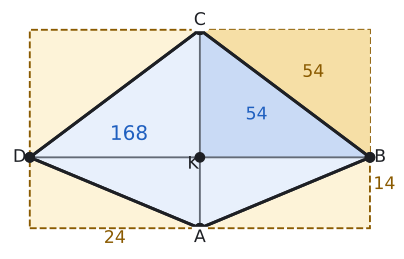

Write the Python code that produced this figure.
import sys; sys.path.insert(0, "tools")
from cizim import *

P = lambda x, y: np.array([float(x), float(y)])
uz = lambda U, V: round(float(np.linalg.norm(U - V)), 4)
def acisi(K, U, V):
    u, v = U - K, V - K
    return round(float(np.degrees(np.arccos(np.dot(u, v) / np.linalg.norm(u) / np.linalg.norm(v)))), 3)
def birim(U, V):
    t = (V - U) / np.linalg.norm(V - U); return t, np.array([-t[1], t[0]])
def cetik(U, V, n=1, renk=SOLUK, f=0.5):
    M = U + f * (V - U); t, m = birim(U, V)
    for i in range(n):
        c = M + (i - (n - 1) / 2) * 0.2 * S * t
        ax.plot(*zip(c - 0.22 * S * m, c + 0.22 * S * m), color=renk, lw=1.5)
def olcu(U, V, metin, d=0.5, renk=YAZI, fs=13, f=0.5, kutu=False):
    """[UV] üzerinde f oranındaki noktaya, U->V yönünün soluna d*S uzağa yazı (d < 0: sağına)."""
    M = U + f * (V - U); _, m = birim(U, V)
    ax.text(*(M + d * S * m), metin, ha="center", va="center", color=renk, fontsize=fs, zorder=7,
            bbox=dict(facecolor="white", edgecolor="none", pad=1.5) if kutu else None)
def dik_isareti(K, U, V, r=0.4):
    a_ = (U - K) / np.linalg.norm(U - K) * r * S; b_ = (V - K) / np.linalg.norm(V - K) * r * S
    ax.plot(*zip(K + a_, K + a_ + b_, K + b_), color=SOLUK, lw=1.3)
def harf(Q, metin, dx, dy, renk=YAZI, fs=13, kutu=False):
    ax.text(Q[0] + dx * S, Q[1] + dy * S, metin, ha="center", va="center", color=renk, fontsize=fs, zorder=7,
            bbox=dict(facecolor="white", edgecolor="none", pad=1.5) if kutu else None)
def cizgi(U, V, renk=YAZI, lw=2.2, ls="-"):
    ax.plot(*zip(U, V), color=renk, lw=lw, ls=ls)
def basla(xmin, xmax, ymin, ymax, en=5.0):
    global fig, ax
    fig, ax = sekil(en, en * (ymax - ymin) / (xmax - xmin))
    ax.set_aspect("equal"); ax.axis("off"); ax.set_xlim(xmin, xmax); ax.set_ylim(ymin, ymax)
def cokgen(noktalar, dolgu=None, kenar=YAZI, lw=2.2):
    if dolgu: ax.add_patch(patches.Polygon(noktalar, closed=True, facecolor=dolgu, edgecolor="none"))
    ax.plot(*zip(*(list(noktalar) + [noktalar[0]])), color=kenar, lw=lw)
    for Q in noktalar: nokta(ax, *Q, "")
def cerceve(noktalar, kenar=1.0):
    xs = [q[0] for q in noktalar]; ys = [q[1] for q in noktalar]
    return min(xs) - kenar * S, max(xs) + kenar * S, min(ys) - kenar * S, max(ys) + kenar * S
def deltoid(ak, ck, kb):
    """K orijinde; A altta, C üstte, D solda, B sağda. |AB| = |AD|, |CB| = |CD|."""
    return P(0, -ak), P(kb, 0), P(0, ck), P(-kb, 0), P(0, 0)
def koseler(A, B, C, D, r=0.5):
    harf(A, "A", 0, -r); harf(B, "B", r, 0); harf(C, "C", 0, r); harf(D, "D", -r, 0)
def alan_hesap(*Q):
    return round(abs(sum(Q[i][0] * Q[(i + 1) % len(Q)][1] - Q[(i + 1) % len(Q)][0] * Q[i][1] for i in range(len(Q)))) / 2, 4)

# Bölüm 3: aynı deltoid (|AC| = 14, |BD| = 24). Köşegenlerle kurulan 24'e 14 dikdörtgenin alanı 336, deltoid 168.
# KBC üçgeni ile dışındaki B-köşe-C üçgeni eştir (ikisi de 12'ye 9, alan 54).
A, B, C, D, K = deltoid(5, 9, 12)
S = 1.2
R = [P(-12, -5), P(12, -5), P(12, 9), P(-12, 9)]
print("dikdortgen", alan_hesap(*R), "deltoid", alan_hesap(A, B, C, D), "KBC", alan_hesap(K, B, C), "dis", alan_hesap(B, R[2], C))
basla(*cerceve(R, 1.3), en=5.2)
ax.add_patch(patches.Polygon(R, closed=True, facecolor=SARI_ACIK, edgecolor=SARI, lw=1.4, ls="--"))
cokgen([A, B, C, D], MAVI_ACIK)
ax.add_patch(patches.Polygon([K, B, C], closed=True, facecolor="#c9daf5", edgecolor="none"))
ax.add_patch(patches.Polygon([B, R[2], C], closed=True, facecolor="#f6dfa6", edgecolor="none"))
cokgen([A, B, C, D])
cizgi(B, D, SOLUK, 1.4); cizgi(A, C, SOLUK, 1.4)
nokta(ax, *K, ""); harf(K, "K", -0.4, -0.4)
harf(A, "A", 0, -0.55, kutu=True); harf(C, "C", 0, 0.55, kutu=True); harf(B, "B", 0.6, 0); harf(D, "D", -0.6, 0)
olcu(R[0], R[1], "24", -0.6, SARI, f=0.25); olcu(R[1], R[2], "14", -0.85, SARI, f=0.22)
harf(P(4, 3), "54", 0, 0, MAVI, 13); harf(P(8, 6), "54", 0, 0, SARI, 13)
harf(P(-5, 1.6), "168", 0, 0, MAVI, 15)
kaydet(fig, __file__)
